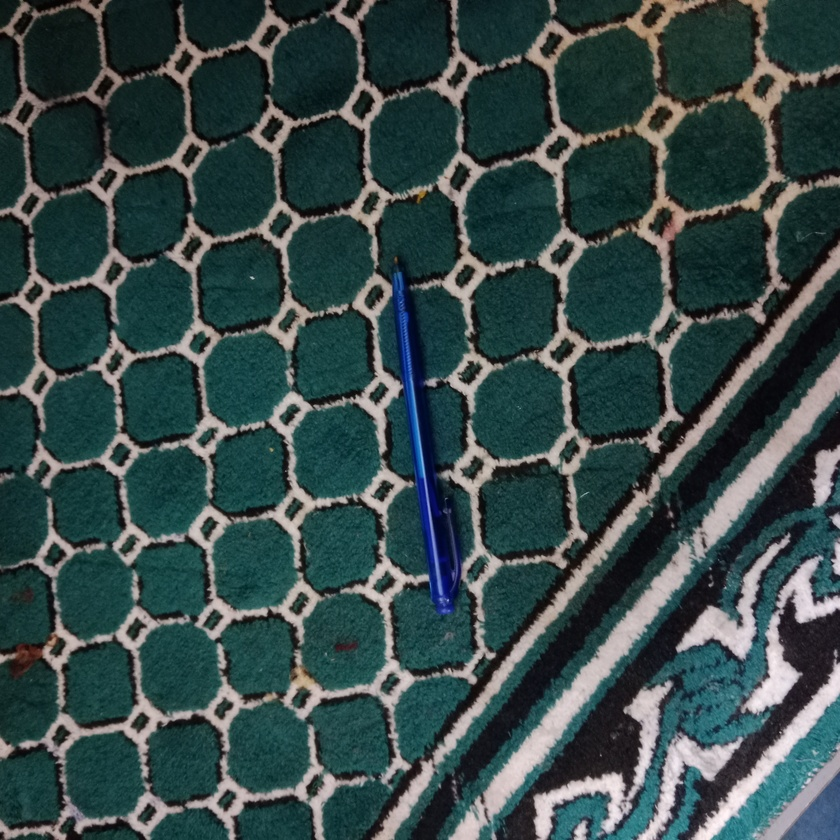
#> input picture query_photos/01_pens/IMG_20260813_110720.jpg, 840 x 840 px, shrunk from 3060 x 3060 before the run; its folder holds only this picture in this run
$ python check_query_dataset.py   (older library calls are emulated)
#> lines starting #> are read from the running program, lines starting #| are printed output that depends on the picture
"""
check_query_dataset.py
------------------------
Checks the quality of the QUERY PHOTOS (messy phone photos + not-in-catalogue
photos) before we split them into development and held-back sets.

Checks for each folder inside catalogue_project/query_photos/:
1. How many images are in each folder.
2. Blurry images.
3. Files that are not actually valid images (e.g. accidentally saved
   HTML pages instead of the image itself - this happened before with
   the gallery photos, so worth checking again here).

Does NOT delete anything automatically - only reports, so you can decide.

BEFORE RUNNING (already installed if you did the earlier gallery check):
    pip install opencv-python-headless imagehash pillow

HOW TO RUN (from inside catalogue_project folder):
    python check_query_dataset.py

OUTPUT:
    query_dataset_report.txt - open with Notepad to read the results.
"""

import os
import cv2

QUERY_FOLDER = "query_photos"
REPORT_FILE = "query_dataset_report.txt"

BLUR_THRESHOLD = 100.0

VALID_EXTENSIONS = (
    ".jpg", ".jpeg", ".jfif", ".jpe", ".jif",
    ".png",
    ".webp",
    ".bmp",
    ".gif",
    ".tif", ".tiff",
    ".heic", ".heif",
    ".avif",
)


def is_blurry(image_path):
    img = cv2.imread(image_path)
#> img is the input picture: shape (840, 840, 3); mean B, G, R 73.8, 74, 55.6
    if img is None:
        return None
    gray = cv2.cvtColor(img, cv2.COLOR_BGR2GRAY)
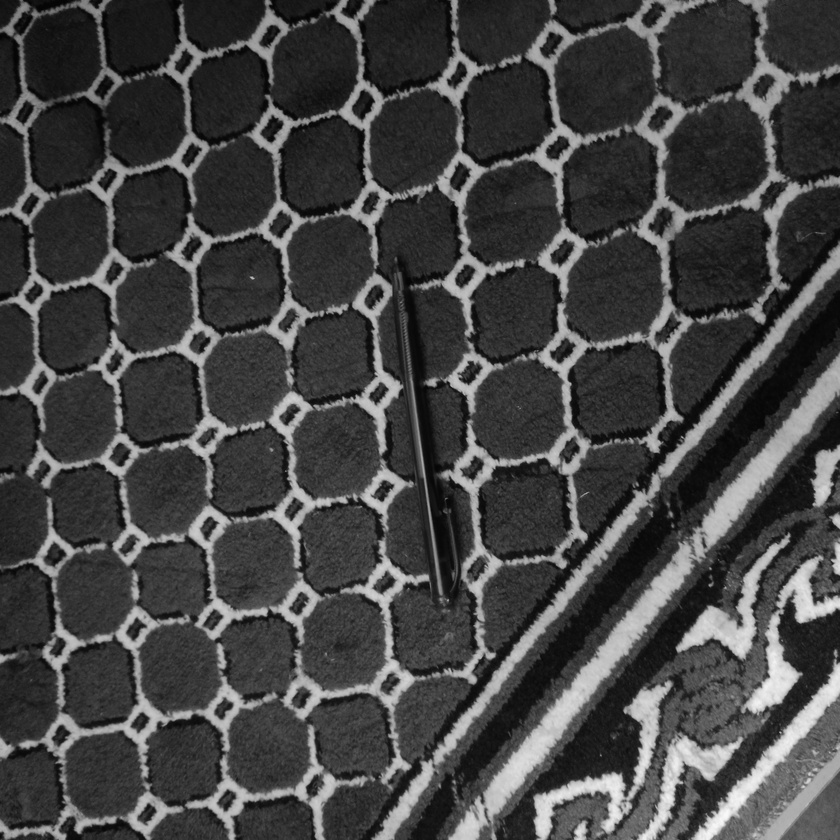
#> gray: shape (840, 840); min 2, max 249, mean 68.5
    variance = cv2.Laplacian(gray, cv2.CV_64F).var()
#> variance = 380.4
    return variance < BLUR_THRESHOLD, variance


def check_folder(folder_path, report_lines):
    all_files = os.listdir(folder_path)
    image_files = [f for f in all_files if f.lower().endswith(VALID_EXTENSIONS)]
    non_image_files = [f for f in all_files if not f.lower().endswith(VALID_EXTENSIONS)
                        and os.path.isfile(os.path.join(folder_path, f))]

    report_lines.append(f"\n=== {os.path.basename(folder_path)} ({len(image_files)} images) ===")

    if non_image_files:
        report_lines.append(f"  NON-IMAGE FILES FOUND (check these - may be broken downloads):")
        for f in non_image_files:
            report_lines.append(f"    - {f}")

    if len(image_files) < 6:
        report_lines.append(f"  WARNING: Only {len(image_files)} images - aim for at least 6-8.")

    for fname in image_files:
        fpath = os.path.join(folder_path, fname)
        result = is_blurry(fpath)
#> result = (False, 380.4)
        if result is None:
            report_lines.append(f"  CORRUPTED/UNREADABLE: {fname}")
            continue
        blurry, variance = result
#> blurry = False; variance = 380.4
        if blurry:
            report_lines.append(f"  BLURRY (score={variance:.1f}, lower=more blurry): {fname}")


def main():
    if not os.path.isdir(QUERY_FOLDER):
        print(f"Could not find '{QUERY_FOLDER}'. Run this script from inside catalogue_project.")
        return

    report_lines = ["QUERY PHOTOS QUALITY REPORT", "=" * 40]

    subfolders = sorted(
        f for f in os.listdir(QUERY_FOLDER)
        if os.path.isdir(os.path.join(QUERY_FOLDER, f))
    )

    total_images = 0
    for folder in subfolders:
        check_folder(os.path.join(QUERY_FOLDER, folder), report_lines)
#> pass 2 of the loop in main, `for folder in subfolders:`:
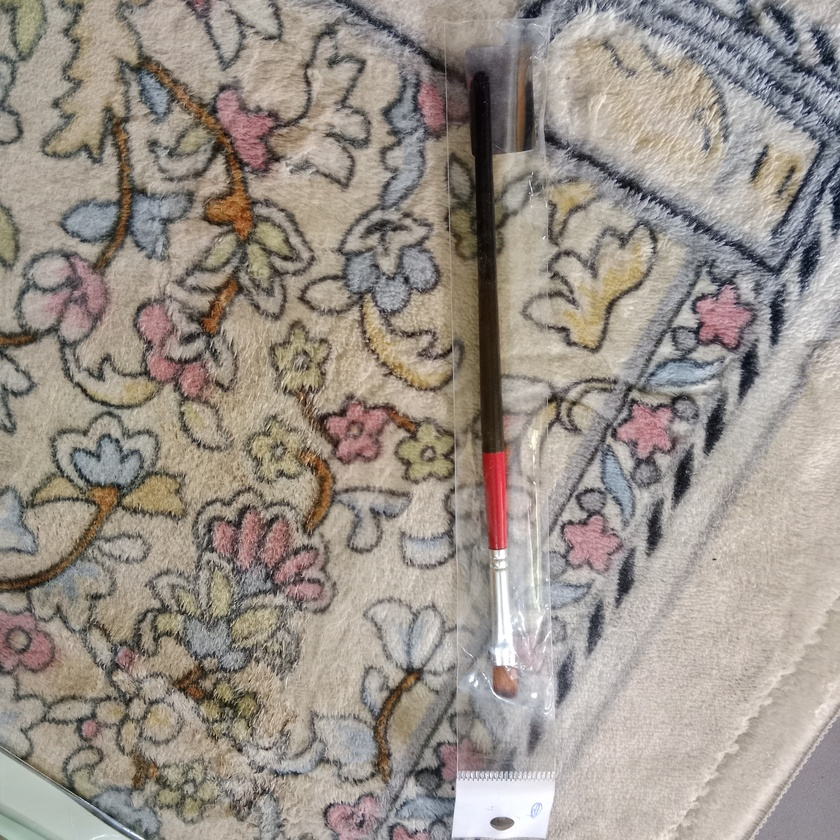
#> input picture query_photos/02_brushes/IMG_20260813_112435.jpg, 840 x 840 px, shrunk from 3060 x 3060 before the run
#> in is_blurry, img is the input picture: shape (840, 840, 3); mean B, G, R 138.1, 146.1, 154.7
#> in is_blurry (call 2), `gray = cv2.cvtColor(img, cv2.COLOR_BGR2GRAY)`:
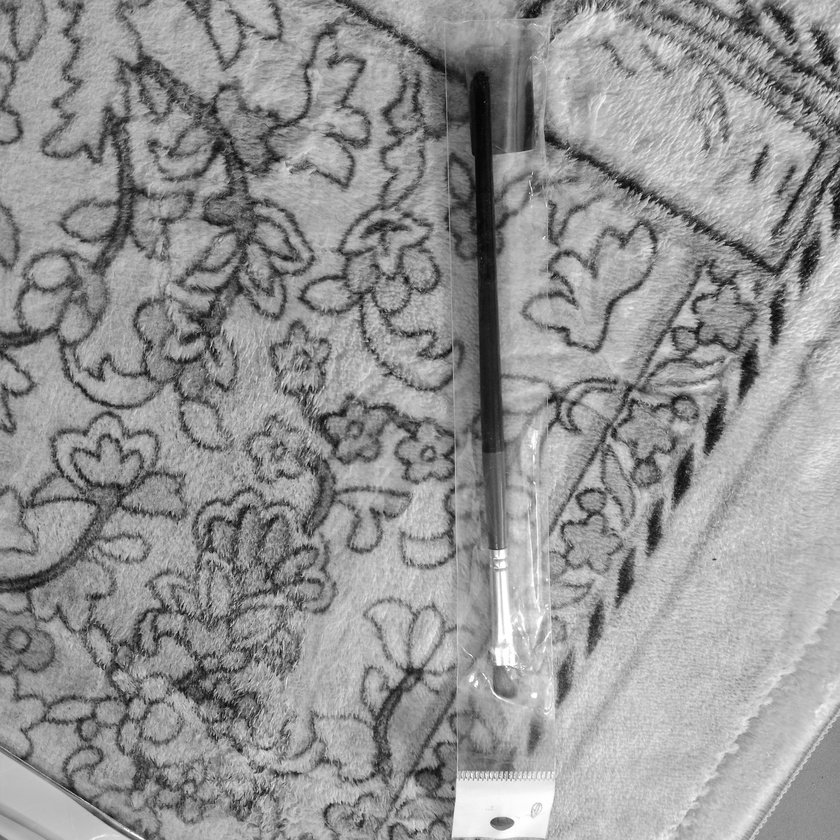
#> gray: shape (840, 840); min 1, max 255, mean 147.8
#> in is_blurry (call 2), `variance = cv2.Laplacian(gray, cv2.CV_64F).var()`: variance = 1366.6

    with open(REPORT_FILE, "w", encoding="utf-8") as f:
        f.write("\n".join(report_lines))

    print(f"Done! Report saved to '{REPORT_FILE}'. Open it with Notepad.")


if __name__ == "__main__":
    main()
